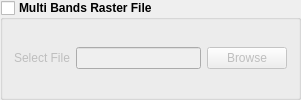
        <widget class="QGroupBox" name="groupBox_file">
         <property name="font">
          <font>
           <weight>75</weight>
           <bold>true</bold>
          </font>
         </property>
         <property name="title">
          <string>Multi Bands Raster File</string>
         </property>
         <property name="checkable">
          <bool>true</bool>
         </property>
         <property name="checked">
          <bool>false</bool>
         </property>
         <layout class="QGridLayout" name="gridLayout_12">
          <item row="0" column="1">
           <widget class="QPushButton" name="pushButton_file">
            <property name="font">
             <font>
              <weight>50</weight>
              <bold>false</bold>
             </font>
            </property>
            <property name="text">
             <string>Browse</string>
            </property>
           </widget>
          </item>
          <item row="0" column="0">
           <layout class="QHBoxLayout" name="horizontalLayout_13">
            <item>
             <widget class="QLabel" name="label_2">
              <property name="font">
               <font>
                <weight>50</weight>
                <bold>false</bold>
               </font>
              </property>
              <property name="text">
               <string>Select File</string>
              </property>
             </widget>
            </item>
            <item>
             <widget class="QLineEdit" name="lineEdit_file"/>
            </item>
           </layout>
          </item>
         </layout>
        </widget>
